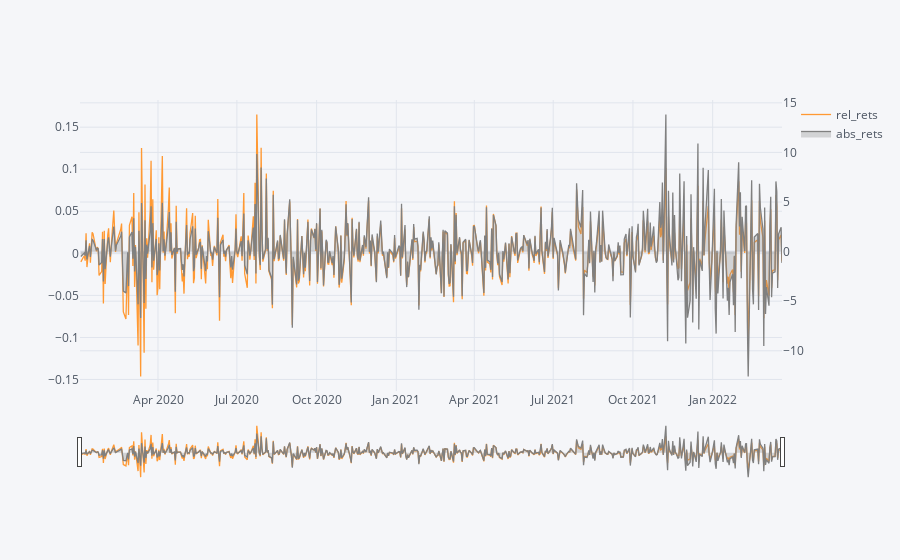

The code cell stored with this chart in its notebook:
### Code cell
from cufflinks import tools

cf.set_config_file(theme='pearl',sharing='public',offline=True)

fig = go.Figure(**tools.merge_figures([
    df.figure(columns=['rel_rets'], kind='line'),
    df.figure(columns=['abs_rets'], kind='line', color='grey', rangeslider=True, opacity=0.1, fill=True)
])).set_axis(['abs_rets'], side='right')


fig.update_layout(
    #title='Price and Change for {}'.format(ticker),
    )

cf.iplot(fig)

### Figure 1 — Plotly figure (JSON) as saved in the notebook; plotly's stock layout.template omitted (floating-point values rounded to 4 significant figures; data arrays with more than 128 entries replaced by an {"elided": "..."} marker saying what was removed)
{"data": [{"line": {"color": "rgba(255, 153, 51, 1.0)", "dash": "solid", "shape": "linear", "width": 1.3}, "mode": "lines", "name": "rel_rets", "text": "", "type": "scatter", "x": {"elided": "560 str values"}, "y": {"elided": "560 mixed values"}}, {"fill": "tozeroy", "fillcolor": "rgba(128, 128, 128, 0.3)", "line": {"color": "rgba(128, 128, 128, 1.0)", "dash": "solid", "shape": "linear", "width": 1.3}, "mode": "lines", "name": "abs_rets", "text": "", "type": "scatter", "x": {"elided": "560 str values"}, "xaxis": "x", "y": {"elided": "560 mixed values"}, "yaxis": "y2"}], "layout": {"legend": {"bgcolor": "#F5F6F9", "font": {"color": "#4D5663"}}, "paper_bgcolor": "#F5F6F9", "plot_bgcolor": "#F5F6F9", "title": {"font": {"color": "#4D5663"}}, "xaxis": {"gridcolor": "#E1E5ED", "rangeslider": {"visible": true}, "showgrid": true, "tickfont": {"color": "#4D5663"}, "title": {"font": {"color": "#4D5663"}, "text": ""}, "zerolinecolor": "#E1E5ED"}, "yaxis": {"gridcolor": "#E1E5ED", "showgrid": true, "tickfont": {"color": "#4D5663"}, "title": {"font": {"color": "#4D5663"}, "text": ""}, "zerolinecolor": "#E1E5ED"}, "yaxis2": {"anchor": "x", "gridcolor": "#E1E5ED", "overlaying": "y", "showgrid": true, "side": "right", "tickfont": {"color": "#4D5663"}, "title": {"text": ""}, "zerolinecolor": "#E1E5ED"}}}
